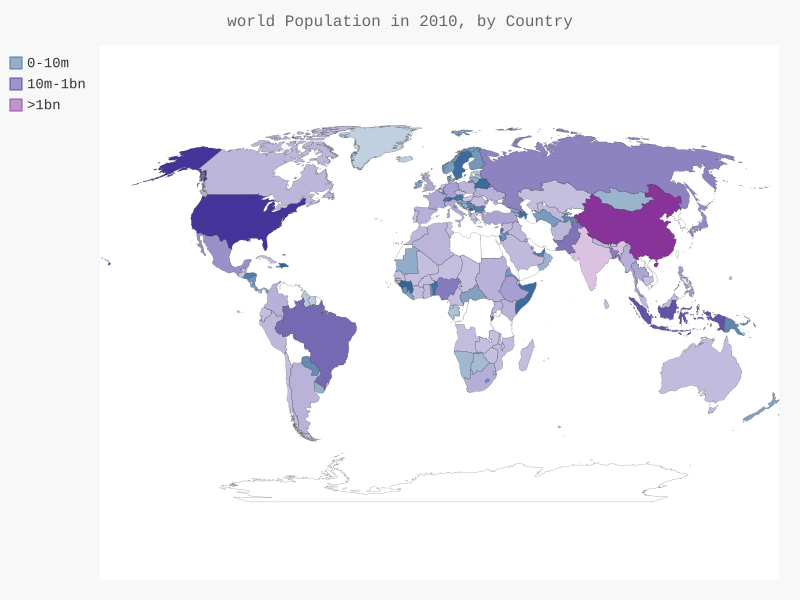

The script that drew this image:
import json

import pygal.maps.world

from country_codes import get_country_code

from pygal.style import LightColorizedStyle, RotateStyle

# 将数据加载到一个列表中
filename = 'population_data.json'
with open(filename) as f:
	pop_data = json.load(f)

# 创建一个包含人口数量的字典
cc_populations = {}
# 打印每个国家2010年的人口数量
for pop_dict in pop_data:
	if pop_dict['Year'] == '2010':
		country_name = pop_dict['Country Name']
		population = int(float(pop_dict['Value']))
		code = get_country_code(country_name)
		if code:
			cc_populations[code] = population

# 根据人口数量将所有国家分成三组
cc_pops_1, cc_pops_2, cc_pops_3 = {},{},{}
for cc, pop in cc_populations.items():
	if pop < 10000000:
		cc_pops_1[cc] = pop
	elif pop < 1000000000:
		cc_pops_2[cc] = pop
	else:
		cc_pops_3[cc] = pop

# 看看每组分别包含多少个国家
print(len(cc_pops_1), len(cc_pops_2), len(cc_pops_3))

wm_style = RotateStyle('#336699', base_style = LightColorizedStyle)
wm = pygal.maps.world.World(style = wm_style)
wm.title = 'world Population in 2010, by Country'
wm.add('0-10m', cc_pops_1)
wm.add('10m-1bn', cc_pops_2)
wm.add('>1bn', cc_pops_3)

wm.render_to_file('world_population.svg')
